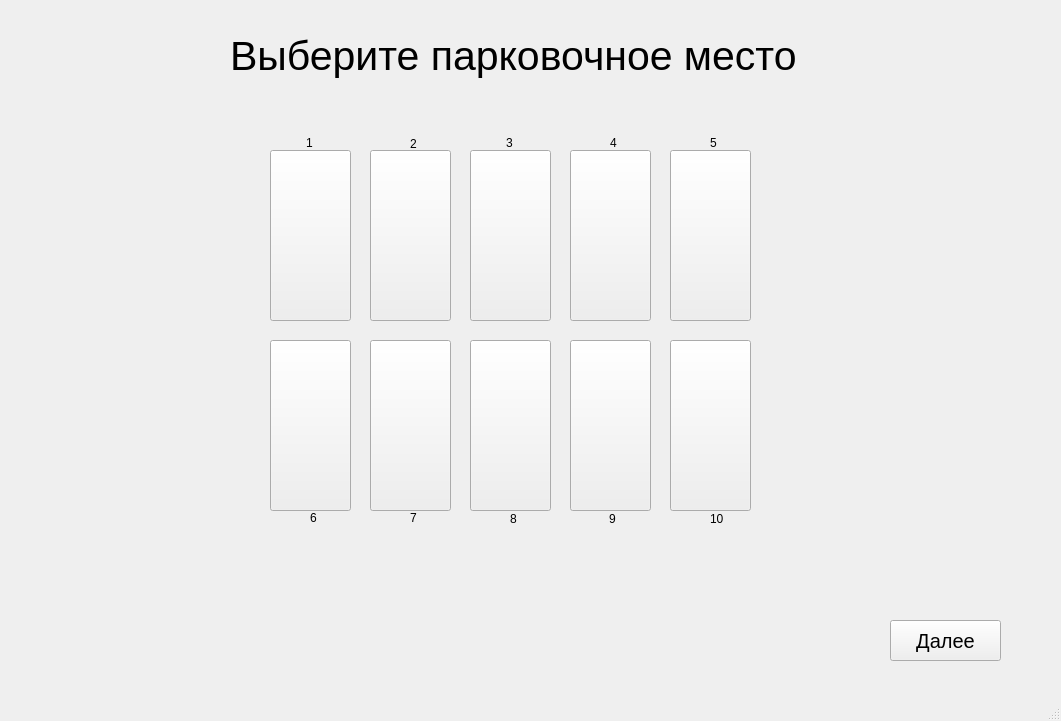
<?xml version="1.0" encoding="UTF-8"?>
<ui version="4.0">
 <class>MainWindow</class>
 <widget class="QMainWindow" name="MainWindow">
  <property name="geometry">
   <rect>
    <x>0</x>
    <y>0</y>
    <width>1061</width>
    <height>721</height>
   </rect>
  </property>
  <property name="windowTitle">
   <string>MainWindow</string>
  </property>
  <widget class="QWidget" name="centralwidget">
   <widget class="QPushButton" name="pushButton">
    <property name="geometry">
     <rect>
      <x>270</x>
      <y>150</y>
      <width>81</width>
      <height>171</height>
     </rect>
    </property>
    <property name="font">
     <font>
      <pointsize>8</pointsize>
     </font>
    </property>
    <property name="text">
     <string/>
    </property>
   </widget>
   <widget class="QPushButton" name="pushButton_2">
    <property name="geometry">
     <rect>
      <x>370</x>
      <y>150</y>
      <width>81</width>
      <height>171</height>
     </rect>
    </property>
    <property name="text">
     <string/>
    </property>
   </widget>
   <widget class="QPushButton" name="pushButton_3">
    <property name="geometry">
     <rect>
      <x>470</x>
      <y>150</y>
      <width>81</width>
      <height>171</height>
     </rect>
    </property>
    <property name="text">
     <string/>
    </property>
   </widget>
   <widget class="QPushButton" name="pushButton_4">
    <property name="geometry">
     <rect>
      <x>570</x>
      <y>150</y>
      <width>81</width>
      <height>171</height>
     </rect>
    </property>
    <property name="text">
     <string/>
    </property>
   </widget>
   <widget class="QPushButton" name="pushButton_5">
    <property name="geometry">
     <rect>
      <x>670</x>
      <y>150</y>
      <width>81</width>
      <height>171</height>
     </rect>
    </property>
    <property name="text">
     <string/>
    </property>
   </widget>
   <widget class="QPushButton" name="pushButton_6">
    <property name="geometry">
     <rect>
      <x>370</x>
      <y>340</y>
      <width>81</width>
      <height>171</height>
     </rect>
    </property>
    <property name="text">
     <string/>
    </property>
   </widget>
   <widget class="QPushButton" name="pushButton_7">
    <property name="geometry">
     <rect>
      <x>470</x>
      <y>340</y>
      <width>81</width>
      <height>171</height>
     </rect>
    </property>
    <property name="text">
     <string/>
    </property>
   </widget>
   <widget class="QPushButton" name="pushButton_8">
    <property name="geometry">
     <rect>
      <x>570</x>
      <y>340</y>
      <width>81</width>
      <height>171</height>
     </rect>
    </property>
    <property name="text">
     <string/>
    </property>
   </widget>
   <widget class="QPushButton" name="pushButton_9">
    <property name="geometry">
     <rect>
      <x>270</x>
      <y>340</y>
      <width>81</width>
      <height>171</height>
     </rect>
    </property>
    <property name="text">
     <string/>
    </property>
   </widget>
   <widget class="QPushButton" name="pushButton_10">
    <property name="geometry">
     <rect>
      <x>670</x>
      <y>340</y>
      <width>81</width>
      <height>171</height>
     </rect>
    </property>
    <property name="text">
     <string/>
    </property>
   </widget>
   <widget class="QPushButton" name="pushButton_11">
    <property name="geometry">
     <rect>
      <x>890</x>
      <y>620</y>
      <width>111</width>
      <height>41</height>
     </rect>
    </property>
    <property name="font">
     <font>
      <pointsize>15</pointsize>
     </font>
    </property>
    <property name="text">
     <string>Далее</string>
    </property>
   </widget>
   <widget class="QLabel" name="label">
    <property name="geometry">
     <rect>
      <x>230</x>
      <y>20</y>
      <width>581</width>
      <height>71</height>
     </rect>
    </property>
    <property name="font">
     <font>
      <pointsize>31</pointsize>
     </font>
    </property>
    <property name="text">
     <string>Выберите парковочное место </string>
    </property>
   </widget>
   <widget class="QLabel" name="label_2">
    <property name="geometry">
     <rect>
      <x>306</x>
      <y>133</y>
      <width>31</width>
      <height>20</height>
     </rect>
    </property>
    <property name="text">
     <string>1</string>
    </property>
   </widget>
   <widget class="QLabel" name="label_3">
    <property name="geometry">
     <rect>
      <x>410</x>
      <y>134</y>
      <width>31</width>
      <height>20</height>
     </rect>
    </property>
    <property name="text">
     <string>2</string>
    </property>
   </widget>
   <widget class="QLabel" name="label_4">
    <property name="geometry">
     <rect>
      <x>506</x>
      <y>135</y>
      <width>41</width>
      <height>16</height>
     </rect>
    </property>
    <property name="text">
     <string>3</string>
    </property>
   </widget>
   <widget class="QLabel" name="label_5">
    <property name="geometry">
     <rect>
      <x>610</x>
      <y>135</y>
      <width>51</width>
      <height>16</height>
     </rect>
    </property>
    <property name="text">
     <string>4</string>
    </property>
   </widget>
   <widget class="QLabel" name="label_6">
    <property name="geometry">
     <rect>
      <x>710</x>
      <y>135</y>
      <width>51</width>
      <height>16</height>
     </rect>
    </property>
    <property name="text">
     <string>5</string>
    </property>
   </widget>
   <widget class="QLabel" name="label_7">
    <property name="geometry">
     <rect>
      <x>310</x>
      <y>510</y>
      <width>20</width>
      <height>16</height>
     </rect>
    </property>
    <property name="text">
     <string>6</string>
    </property>
   </widget>
   <widget class="QLabel" name="label_8">
    <property name="geometry">
     <rect>
      <x>410</x>
      <y>510</y>
      <width>21</width>
      <height>16</height>
     </rect>
    </property>
    <property name="text">
     <string>7</string>
    </property>
   </widget>
   <widget class="QLabel" name="label_9">
    <property name="geometry">
     <rect>
      <x>510</x>
      <y>511</y>
      <width>31</width>
      <height>16</height>
     </rect>
    </property>
    <property name="text">
     <string>8</string>
    </property>
   </widget>
   <widget class="QLabel" name="label_10">
    <property name="geometry">
     <rect>
      <x>609</x>
      <y>511</y>
      <width>31</width>
      <height>16</height>
     </rect>
    </property>
    <property name="text">
     <string>9</string>
    </property>
   </widget>
   <widget class="QLabel" name="label_11">
    <property name="geometry">
     <rect>
      <x>710</x>
      <y>511</y>
      <width>20</width>
      <height>16</height>
     </rect>
    </property>
    <property name="text">
     <string>10</string>
    </property>
   </widget>
  </widget>
  <widget class="QMenuBar" name="menubar">
   <property name="geometry">
    <rect>
     <x>0</x>
     <y>0</y>
     <width>1061</width>
     <height>21</height>
    </rect>
   </property>
  </widget>
  <widget class="QStatusBar" name="statusbar"/>
 </widget>
 <resources/>
 <connections/>
</ui>
